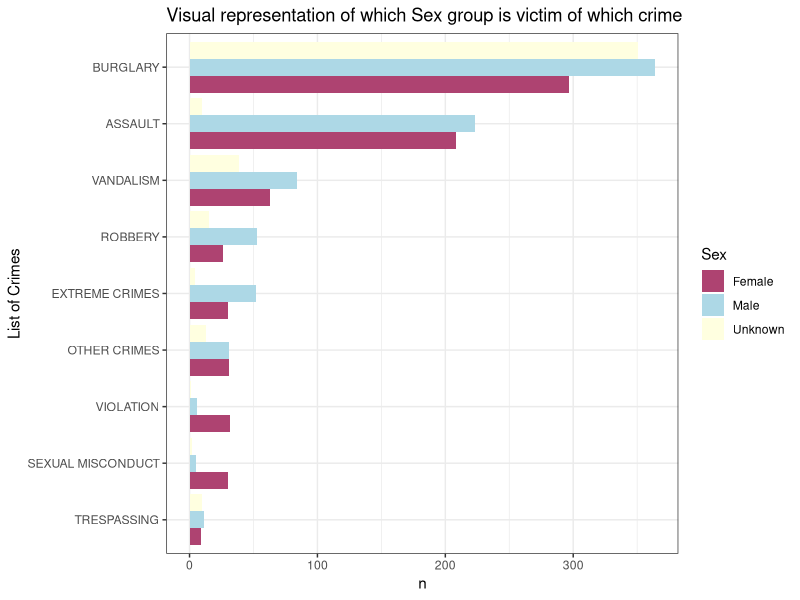

R code for this plot:
## ---- chunk 1
library(tidyverse)
## ---- chunk 2
data<-read.csv("Subset_data.csv")
## ---- chunk 3
for(i in 1:length(data$Crm.Cd.Desc)){
if(str_detect(data$Crm.Cd.Desc[i],"ASSAULT")==TRUE & 
   str_detect(data$Crm.Cd.Desc[i],"SEXUAL")!=TRUE){
  data$crime[i]<-"ASSAULT"
} else if(str_detect(data$Crm.Cd.Desc[i],"VIOLATION")==TRUE){
  data$crime[i]<-"VIOLATION"
}  else if(str_detect(data$Crm.Cd.Desc[i],"BURGLARY")==TRUE|
           str_detect(data$Crm.Cd.Desc[i],"STOLEN")==TRUE|
            str_detect(data$Crm.Cd.Desc[i],"THEFT")==TRUE){
  data$crime[i]<-"BURGLARY"
} else if(str_detect(data$Crm.Cd.Desc[i],"SEX")==TRUE|str_detect(data$Crm.Cd.Desc[i],"RAPE")==TRUE){
  data$crime[i]<-"SEXUAL MISCONDUCT"
} else if(str_detect(data$Crm.Cd.Desc[i],"VANDALISM")==TRUE){
  data$crime[i]<-"VANDALISM"
} else if(str_detect(data$Crm.Cd.Desc[i],"CRIMINAL")==TRUE|
          str_detect(data$Crm.Cd.Desc[i],"WEAPON")==TRUE|
          str_detect(data$Crm.Cd.Desc[i],"SHOTS")==TRUE|
          str_detect(data$Crm.Cd.Desc[i],"THREAT")==TRUE|
          str_detect(data$Crm.Cd.Desc[i],"KIDNAP")==TRUE){
  data$crime[i]<-"EXTREME CRIMES"
} else if(str_detect(data$Crm.Cd.Desc[i],"ROBBERY")==TRUE){
  data$crime[i]<-"ROBBERY"
} else if(str_detect(data$Crm.Cd.Desc[i],"TRESPASSING")==TRUE){
  data$crime[i]<-"TRESPASSING"
}else data$crime[i]<-"OTHER CRIMES"
}

data$Sex<-ifelse(data$Vict.Sex=="M","Male",ifelse(data$Vict.Sex=="F","Female","Unknown"))
## ---- chunk 4
data %>%
  group_by(crime,Sex) %>% 
  count() %>% 
  ungroup() %>% 
      ggplot()+
        aes(x=reorder(crime,n),y=n,fill=Sex)+
        geom_col(position = "dodge")+
        coord_flip()+
          scale_fill_manual(values = c("#AE4371", "lightblue", "lightyellow"))+
          labs(x="List of Crimes",title="Visual representation of which Sex group is victim of which crime")+
          theme_bw()
## ---- chunk 5
knitr::kable(data %>% 
  filter(crime=="BURGLARY") %>% 
  count(Premis.Desc) %>% 
  mutate(prop=prop.table(n)) %>% 
  filter(prop>0.030) %>% 
  select(Premis.Desc) %>% 
    rename("Premis of Burglary"="Premis.Desc"))
## ---- chunk 6
knitr::kable(data %>% 
  filter(crime=="ASSAULT") %>% 
  count(Premis.Desc) %>% 
  mutate(prop=prop.table(n)) %>% 
  filter(prop>=0.03) %>% 
  select(Premis.Desc) %>% 
    rename("Premis of Assault"="Premis.Desc"))
## ---- chunk 7
knitr::kable(data %>% 
  filter(crime=="SEXUAL MISCONDUCT") %>% 
  count(Premis.Desc) %>% 
  mutate(prop=prop.table(n)) %>% 
  filter(prop>=0.03) %>% 
  select(Premis.Desc) %>% 
    rename("Premis of Sexual Misconduct"="Premis.Desc"))
## ---- chunk 8
knitr::kable(data %>% 
  filter(crime=="EXTREME CRIMES") %>% 
  count(Premis.Desc) %>% 
  mutate(prop=prop.table(n)) %>% 
  filter(prop>=0.03) %>% 
  select(Premis.Desc) %>% 
    rename("Premis of Extreme Crimes"="Premis.Desc"))
## ---- chunk 9
weapon<-data %>% 
  filter(crime=="ASSAULT") %>% 
  count(Weapon.Desc) %>% 
  filter(n>=10) %>% 
  select(Weapon.Desc)
weapon<-weapon$Weapon.Desc  
weapon2<-data %>% 
  filter(crime=="ASSAULT",Weapon.Desc %in% weapon) %>% 
    select(Weapon.Desc,Sex)
knitr::kable(table(weapon2$Weapon.Desc,weapon2$Sex))
## ---- chunk 10
weapon<-data %>% 
  filter(crime=="SEXUAL MISCONDUCT") %>% 
  count(Weapon.Desc) %>% 
  filter(n>=10) %>% 
  select(Weapon.Desc)
weapon<-weapon$Weapon.Desc  
weapon2<-data %>% 
  filter(crime=="SEXUAL MISCONDUCT",Weapon.Desc %in% weapon) %>% 
  select(Weapon.Desc,Sex)
knitr::kable(table(weapon2$Weapon.Desc,weapon2$Sex))
## ---- chunk 11
weapon<-data %>% 
  filter(crime=="ROBBERY") %>% 
  count(Weapon.Desc) %>% 
  filter(n>=10) %>% 
  select(Weapon.Desc)
weapon<-weapon$Weapon.Desc  
weapon2<-data %>% 
  filter(crime=="ROBBERY",Weapon.Desc %in% weapon) %>% 
  select(Weapon.Desc,Sex)
knitr::kable(table(weapon2$Weapon.Desc,weapon2$Sex))
## ---- chunk 12
weapon<-data %>% 
  filter(crime=="EXTREME CRIMES") %>% 
  count(Weapon.Desc) %>% 
  filter(n>=10) %>% 
  select(Weapon.Desc)
weapon<-weapon$Weapon.Desc  
weapon2<-data %>% 
  filter(crime=="EXTREME CRIMES",Weapon.Desc %in% weapon) %>% 
  select(Weapon.Desc,Sex)
knitr::kable(table(weapon2$Weapon.Desc,weapon2$Sex))
